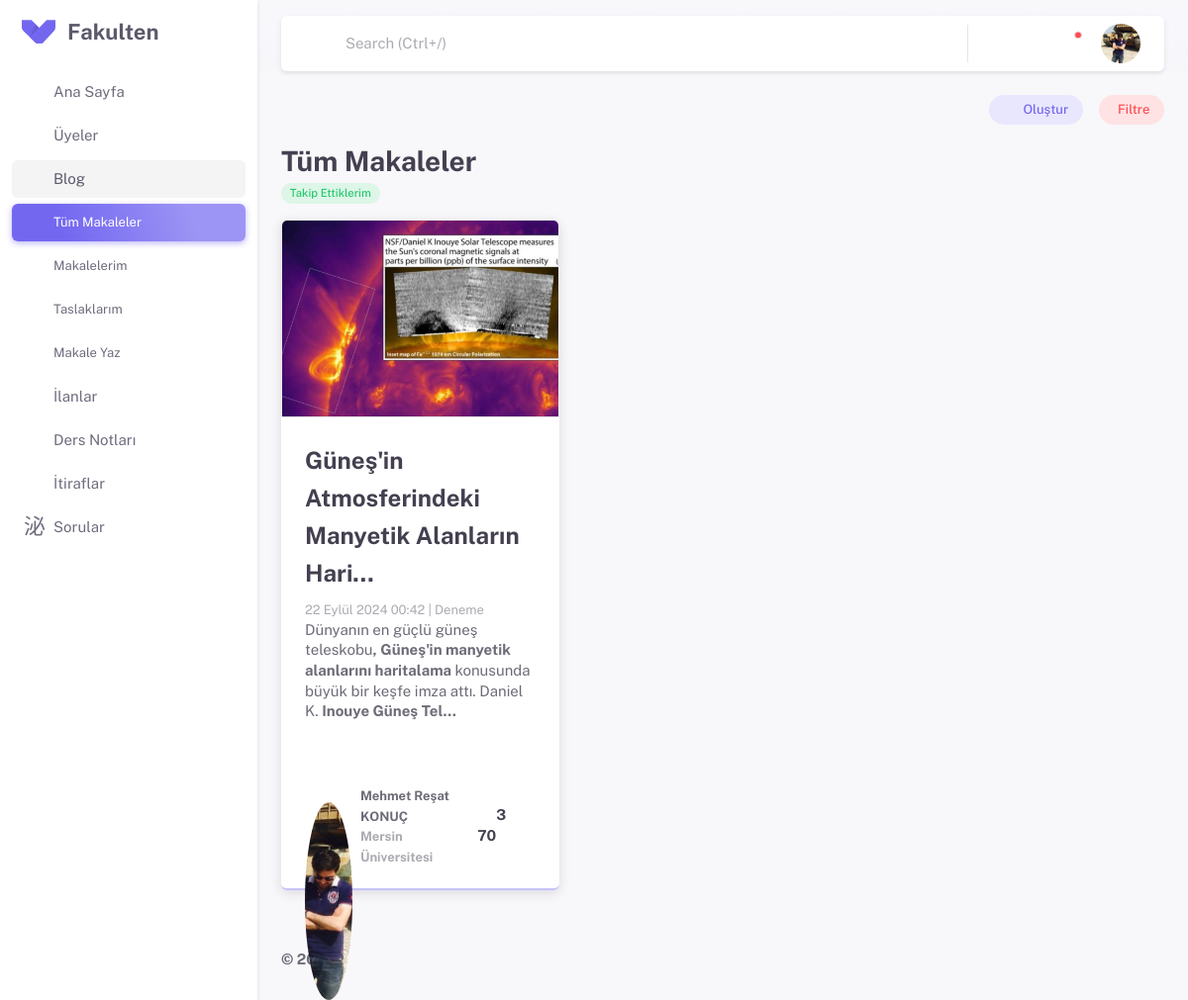
/blogs/ (signed in), run on the app's committed database.
### apps/settings/models.py (models this page shows, shortened)
class SiteSettingsModel(models.Model):
    site_name = models.CharField(max_length=50, verbose_name="Site Adı")
    site_description = models.TextField(verbose_name="Site Açıklaması")
    class Meta:
        verbose_name = "Site Ayarı"
        verbose_name_plural = "Site Ayarları"

### apps/blogs/models.py (models this page shows, shortened)
class ArticlesModel(models.Model):
    user = models.ForeignKey(settings.AUTH_USER_MODEL,
                            on_delete=models.CASCADE, related_name='blogs')
    title = models.CharField(max_length=155)
    content = RichTextUploadingField()
    futured_image = models.ImageField(upload_to=upload_to)
    comments = GenericRelation(Comment)
    likes = GenericRelation(Likes)
    create_at = models.DateTimeField(auto_now_add=True)
    category = TreeForeignKey(Category, on_delete=models.CASCADE)
    is_published = models.BooleanField(default=False)
    slug = models.SlugField(unique=True, max_length=160, blank=True, editable=False)
    class Meta:
        ordering = ['-create_at']

class Category(MPTTModel):
    name = models.CharField(max_length=100, unique=True)
    parent = TreeForeignKey('self', on_delete=models.CASCADE, null=True, blank=True, related_name='children')
    class MPTTMeta:
        order_insertion_by = ['name']
    def __str__(self):
        return self.name

### apps/profiles/models.py (models this page shows)
class ProfilePictureModel(models.Model):
    user = models.OneToOneField(settings.AUTH_USER_MODEL, on_delete=models.CASCADE, related_name='profile_photo')
    profile_photo = models.ImageField(
        upload_to='profile_photos', blank=True, null=True)

class EducationalInformationModel(models.Model):
    user = models.OneToOneField(settings.AUTH_USER_MODEL,
                             on_delete=models.CASCADE, related_name='educational_information')
    country = models.ForeignKey(inputs.CountriesModel,
                             on_delete=models.CASCADE)
    university = models.ForeignKey(inputs.UniversitiesModel,
                             on_delete=models.CASCADE)
    department = models.ForeignKey(inputs.DepartmentsModel,
                             on_delete=models.CASCADE)
    status = models.ForeignKey(inputs.StatusModel,
                             on_delete=models.CASCADE)

### apps/inputs/models.py (models this page shows)
class UniversitiesModel(models.Model):
    countries = models.ForeignKey(CountriesModel, on_delete=models.CASCADE)
    universities = models.CharField(max_length=255)
    def __str__(self):
        return self.universities

### apps/blogs/views.py (the view, shortened to what this page needs)
# urls.py: path('', views.ArticlesView.as_view(), name='articles'),
class ArticlesView(View):
    model_data = ArticlesModel
    user_filter_model = UserFilterModel
    filter_form = UserFilter
    user_filter_form = UserFilterForm
    template = 'blogs/index.html'
    context = {'siteTitle': 'Makaleler'}
    paginate_by = 2
    def get(self, request):
        user_filter, created = self.user_filter_model.objects.get_or_create(user=request.user)
        data = self.model_data.objects.filter(is_published=True).order_by('-create_at')
        data = data.annotate(
            like_count=Count('likes', distinct=True),
            comment_count=Count('comments', distinct=True)
        )
        filter = self.filter_form(model_to_dict(user_filter), queryset=data, request=request)
        filtered_data = filter.qs
        sorted_data = filtered_data
        paginator = Paginator(sorted_data, self.paginate_by)
        page_number = request.GET.get('page')
        page_obj = paginator.get_page(page_number)
        self.context.update({
            'data': page_obj,
            'filter': filter,
            'user_filter': user_filter,
        })
        return render(request, self.template, self.context)

### apps/blogs/filters.py (called while the page is built)
    def filter_following_choice(self, queryset, name, value):
        if value == 'following':
            following_users = Follow.objects.filter(follower=self.request.user).values_list('following', flat=True)
            return queryset.filter(user__in=list(following_users) + [self.request.user])
        return queryset  # Eğer 'all' seçiliyse, tüm makaleleri getir

### apps/inputs/models.py (called while the page is built)
    def __str__(self):
        return self.countries

    def __str__(self):
        return self.departments

    def __str__(self):
        return self.status

### apps/post/models.py (called while the page is built)
    def get_notifications_like_context(self):
        context = {
        'message' : 'gönderinizi beğendi.',
        'content_title' : self.content[:50],
        'content_url' : reverse('post_detail', kwargs={'post_id': self.id}),
        }
        return context

### apps/blogs/templates/blogs/index.html (shortened to what this page needs)
{% extends 'partials/base.html' %}
{% load static %}
{% load crispy_forms_tags %}
{% block extra_css %}
<link rel="stylesheet" href="{% static 'assets/vendor/libs/bootstrap-select/bootstrap-select.css' %}" />
<link rel="stylesheet" href="{% static 'assets/vendor/libs/spinkit/spinkit.css' %}" />
<link rel="stylesheet" href="{% static 'assets/css/pages/blogs/index.css' %}" />
{% endblock extra_css%}
{% block content %}
<div class="d-flex bd-highlight mb-4">
   <div class="p-2 flex-grow-1 bd-highlight">
   </div>
   <div class="bd-highlight me-4">
      <a href="{% url 'article_add' %}" class="btn btn-sm btn-label-primary rounded-pill" ><i class="ti ti-plus me-1"></i>Oluştur</a>
   </div>
   <div class="bd-highlight">
      <button class="btn btn-sm btn-label-danger rounded-pill" data-bs-toggle="offcanvas" data-bs-target="#filter-canvas" aria-controls="offcanvasEnd">Filtre</button>
   </div>
</div>
<div  class="mb-4">
   <h3 class="mb-0 fw-bold">Tüm Makaleler</h3>
   <small>
      {% if user_filter.category or user_filter.following_only or user_filter.university or user_filter.department or user_filter.status %}
            {% if user_filter.following_only %}
            <span class="badge rounded-pill bg-label-success">Takip Ettiklerim</span>
            {% endif %}
               {%else%}
               <span class="badge rounded-pill bg-label-success">Filtre Yok</span>
               {% endif %}
   </small>
</div>
{% include 'blogs/article_list.html' %}
{% endblock content %}

### templates/partials/sidebar.html (shortened to what this page needs)
<aside id="layout-menu" class="layout-menu menu-vertical menu bg-menu-theme">
    <div class="app-brand demo">
      <a href="{% url 'home' %}" class="app-brand-link">
        <span class="app-brand-logo demo">
        </span>
        <span class="app-brand-text demo menu-text fw-bold">{{site_settings.site_name}}</span>
      </a>
      <a href="javascript:void(0);" class="layout-menu-toggle menu-link text-large ms-auto">
        <i class="ti menu-toggle-icon d-none d-xl-block align-middle"></i>
      </a>
    </div>
    {% with current_page=request.resolver_match.url_name %}
    <ul class="menu-inner py-1">
      <li class="menu-item {% if current_page == 'home' %} active{% endif %}">
        <a href="{% url 'home' %}" class="menu-link">
          <i class="menu-icon tf-icons ti ti-smart-home"></i>
          <div>Ana Sayfa</div>
        </a>
      </li>
      <li class="menu-item {% if current_page == 'members' %} active{% endif %}">
        <a href="{% url 'members' %}" class="menu-link">
          <i class="menu-icon tf-icons ti ti-user-search"></i>
          <div>Üyeler</div>
        </a>
      </li>
      <li class="menu-item {% if '/blogs/' in request.path %} active open{% endif %}">
        <a href="" class="menu-link menu-toggle">
          <i class="menu-icon tf-icons ti ti-blockquote"></i>
          <div>Blog</div>
        </a>
        <ul class="menu-sub">
          <li class="menu-item {% if current_page == 'articles' %} active{% endif %}">
            <a href="{% url 'articles' %}" class="menu-link">
              <small>Tüm Makaleler</small>
            </a>
          </li>
          <li class="menu-item {% if current_page == 'my_articles' %} active{% endif %}">
            <a href="{% url 'my_articles' %}" class="menu-link">
              <small>Makalelerim</small>
            </a>
          </li>
          <li class="menu-item {% if current_page == 'my_draft_articles' %} active{% endif %}">
            <a href="{% url 'my_draft_articles' %}" class="menu-link">
              <small>Taslaklarım</small>
            </a>
          </li>
          <li class="menu-item {% if current_page == 'article_add' or current_page == 'article_edit' %} active{% endif %}">
            <a href="{% url 'article_add' %}" class="menu-link">
              <small>Makale Yaz</small>
            </a>
          </li>
        </ul>
      </li>
      <li class="menu-item {% if '/marketplace/' in request.path %} active open{% endif %}">
        <a href="{% url 'marketplace' %}" class="menu-link menu-toggle">
          <i class="menu-icon tf-icons ti ti-building-store"></i>
          <div>İlanlar</div>
        </a>
      </li>
      <li class="menu-item {% if '/documents/' in request.path %} active open{% endif %}">
        <a href="" class="menu-link menu-toggle">
          <i class="menu-icon tf-icons ti ti-notebook"></i>
          <div>Ders Notları</div>
        </a>
      </li>
      <li class="menu-item {% if '/confessions/' in request.path %} active open{% endif %}">
        <a href="{% url 'confessions' %}" class="menu-link menu-toggle">
          <i class="menu-icon ti-icons ti ti-spy"></i>
          <div>İtiraflar</div>
        </a>
      </li>
      <li class="menu-item {% if '/questions/' in request.path %} active open{% endif %}">
        <a href="" class="menu-link menu-toggle">
          <i class="menu-icon ti-icons ti ti-message-2-question"></i>
          <div>Sorular</div>
        </a>
      </li>
    </ul>
    {% endwith %}
  </aside>

### apps/blogs/templates/blogs/article_list.html (shortened to what this page needs)
{% load static %}
<div class="row infinite-container">
   {% for item in data %}
   <div class="col-lg-4 mb-4 infinite-item">
      <div class="card card-border-shadow-primary h-100">
         <a href="{% url 'article_details' item.slug %}">
         <img src="{{item.futured_image.url}}" class="card-img-top border" alt="{{ item.title }}">
         </a>
         <div class="card-body">
            <a href="{% url 'article_details' item.slug %}">
               <h4 class="card-title fw-bold">{{ item.title|truncatechars:48 }}</h4>
            </a>
            <small class="text-muted mb-2">{{ item.create_at }} | {{ item.category.name }}</small>
            {{ item.content|safe|truncatechars:250 }}
         </div>
         <div class="card-footer">
            <div class="d-flex justify-content-between align-items-center">
               <a href="{% url 'profile' item.user.username %}">
                  <div class="d-flex align-items-center text-muted">
                     <div class="avatar avatar-md me-2 flex-shrink-0">
                     {% if item.user.profile_photo.profile_photo %}
                     <img src="{{ item.user.profile_photo.profile_photo.url }}"
                        alt="Yazar Profil Fotoğrafı"
                        class="rounded-circle me-2"
                        >
                     {% else %}
                     <span class="avatar-initial rounded-circle bg-label-primary">{{ item.user.first_name|first }}{{ item.user.last_name|first }}</span>
                     {% endif %}
                     </div>
                     <div>
                        <small class="text-body">{{ item.user.first_name }} {{ item.user.last_name }}</small>
                        <div>
                           <small>{{ item.user.educational_information.university }}</small>
                        </div>
                     </div>
                  </div>
               </a>
               <div>
                  <span class="me-3"><i class="ti ti-heart-filled text-primary"></i> {{ item.like_count }}</span>
                  <span> {{ item.comment_count }}</span>
               </div>
            </div>
         </div>
      </div>
   </div>
   {% endfor %}
</div>

### static/assets/css/demo.css (style rules this page uses)
.light-style .menu .app-brand.demo { height: 64px; }
.app-brand-logo.demo { -ms-flex-align: center; align-items: center; -ms-flex-pack: center; justify-content: center; display: -ms-flexbox; display: flex; width: 34px; height: 24px; }
.app-brand-logo.demo svg { width: 35px; height: 24px; }
.app-brand-text.demo { font-size: 1.375rem; }

### static/assets/css/pages/blogs/index.css (style rules this page uses)
.card img { height: 200px; object-fit: cover; width: 100%; }

### data on the page
SiteSettingsModel: site_name "Fakulten"
ArticlesModel: futured_image (picture), title "Güneş'in Atmosferindeki Manyetik Alanların Hari…", create_at "22 Eylül 2024 00:42", category.name "Deneme", content "Dünyanın en güçlü güneş teleskobu , Güneş'in manyetik alanlarını haritalama konusunda büyük bir keşfe imza attı. Daniel K. Inouye Güneş Tel…", user.profile_photo.profile_photo (picture), user.first_name "Mehmet Reşat", user.last_name "KONUÇ", user.educational_information.university "Mersin Üniversitesi", like_count "3", comment_count "70"
